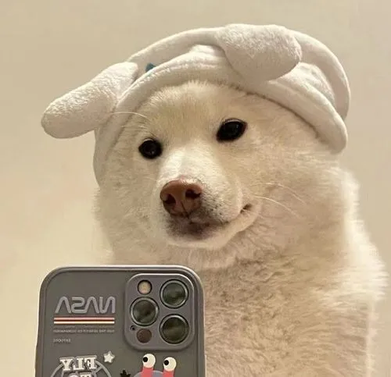
#> input picture dog.png, 391 x 377 px, shrunk from 500 x 483 before the run, found by its file name
$ python img_read.py
#> lines starting #> are read from the running program, lines starting #| are printed output that depends on the picture
"""
· cv2.IMREAD_COLOR:彩色图像
· cv2.IMREAD_GRAYSCALE:灰度图像
"""

import cv2  # opencv读取的格式是BGR
import numpy as np

image_path = "C:/Users/LianYu/Desktop/dog.png"  # 要读取图像的路径
img = cv2.imread(image_path)
#> img is the input picture: shape (377, 391, 3); mean B, G, R 139.3, 166, 184.7
print(img)
#> (printed output is left out)

"""# 图像的显示，也可以创建多个窗口
cv2.imshow('image', img)
# 等待时间，毫秒级，0表示任意键终止
cv2.waitKey(0)
cv2.destroyAllWindows()"""


# 定义函数显示图像
def cv_show(name, img):
    cv2.imshow(name, img)
    cv2.waitKey(0)
    cv2.destroyAllWindows()


"""
# img = cv2.imread(image_path, -1)
print(img.shape)  # 参数-1为按原通道读入，不写的话默认读入三通道图片，例如（112，112，3）
print(img.shape[0])  # 读入的时图片的高度height
print(img.shape[1])  # 读入的时图片的宽度weight
"""

# 读取灰度图
img2 = cv2.imread(image_path, cv2.IMREAD_GRAYSCALE)
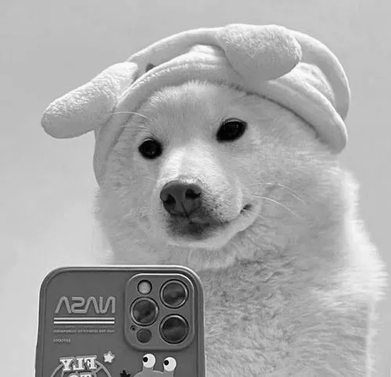
#> img2: shape (377, 391); min 0, max 254, mean 168.1
print("灰度图", img2)
#> (printed output is left out)

# cv_show(image_path, img2)

# 保存
image_path2 = 'C:/Users/LianYu/Desktop/mydog.png'
cv2.imwrite(image_path2, img2)

print(type(img))  # 图像格式
#| <class 'numpy.ndarray'>
print(img.size)  # 像素点个数
#| 442221
print(img.dtype)  # 查看数据类型
#| uint8

# 读取彩色图
img3 = cv2.imread("C:/Users/LianYu/Desktop/cat.jpg", cv2.IMREAD_COLOR)
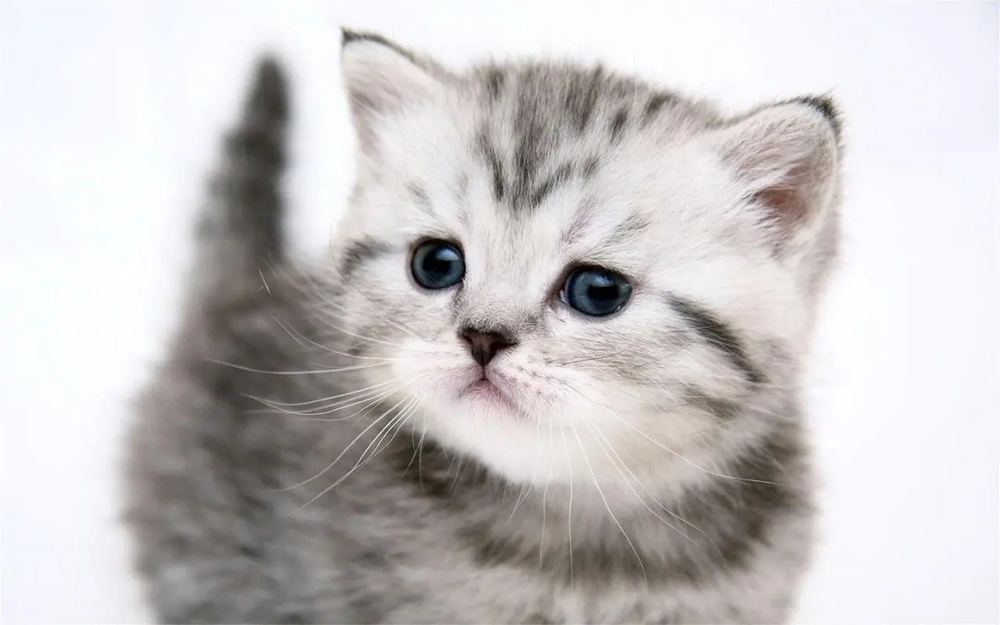
#> input picture cat.jpg, 1000 x 625 px, shrunk from 1280 x 800 before the run, found by its file name
#> img3 is the input picture: shape (625, 1000, 3); mean B, G, R 197.3, 197.3, 200.7
# 保存
cv2.imwrite('cat.jpg', img3)
